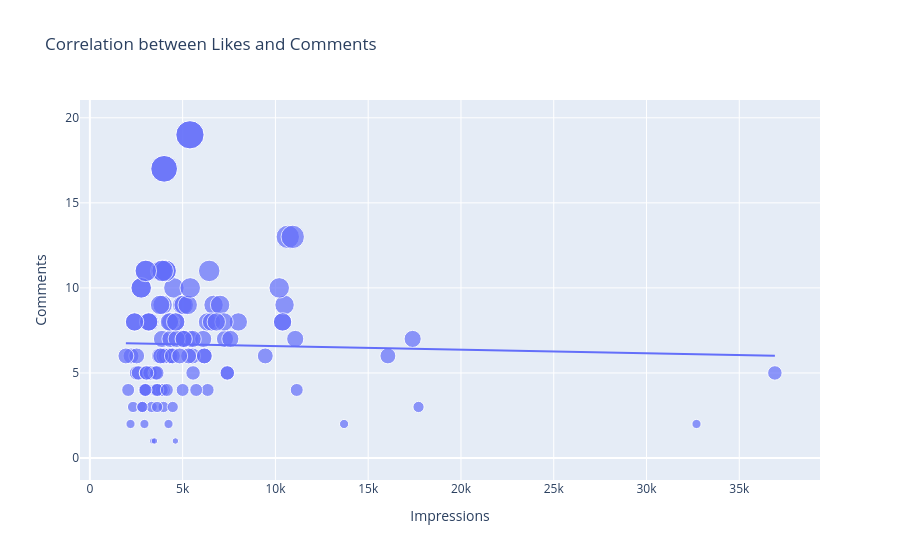

The code cell stored with this chart in its notebook:
### Markdown cell above
* We can detect linear relationship between likes and impressions. However, there are outliers that largely impact the linear model.

### Code cell
fig_1 = px.scatter(df,x="Impressions", y="Comments", size="Comments", trendline="ols",
                   title="Correlation between Likes and Comments")
fig_1.show()
